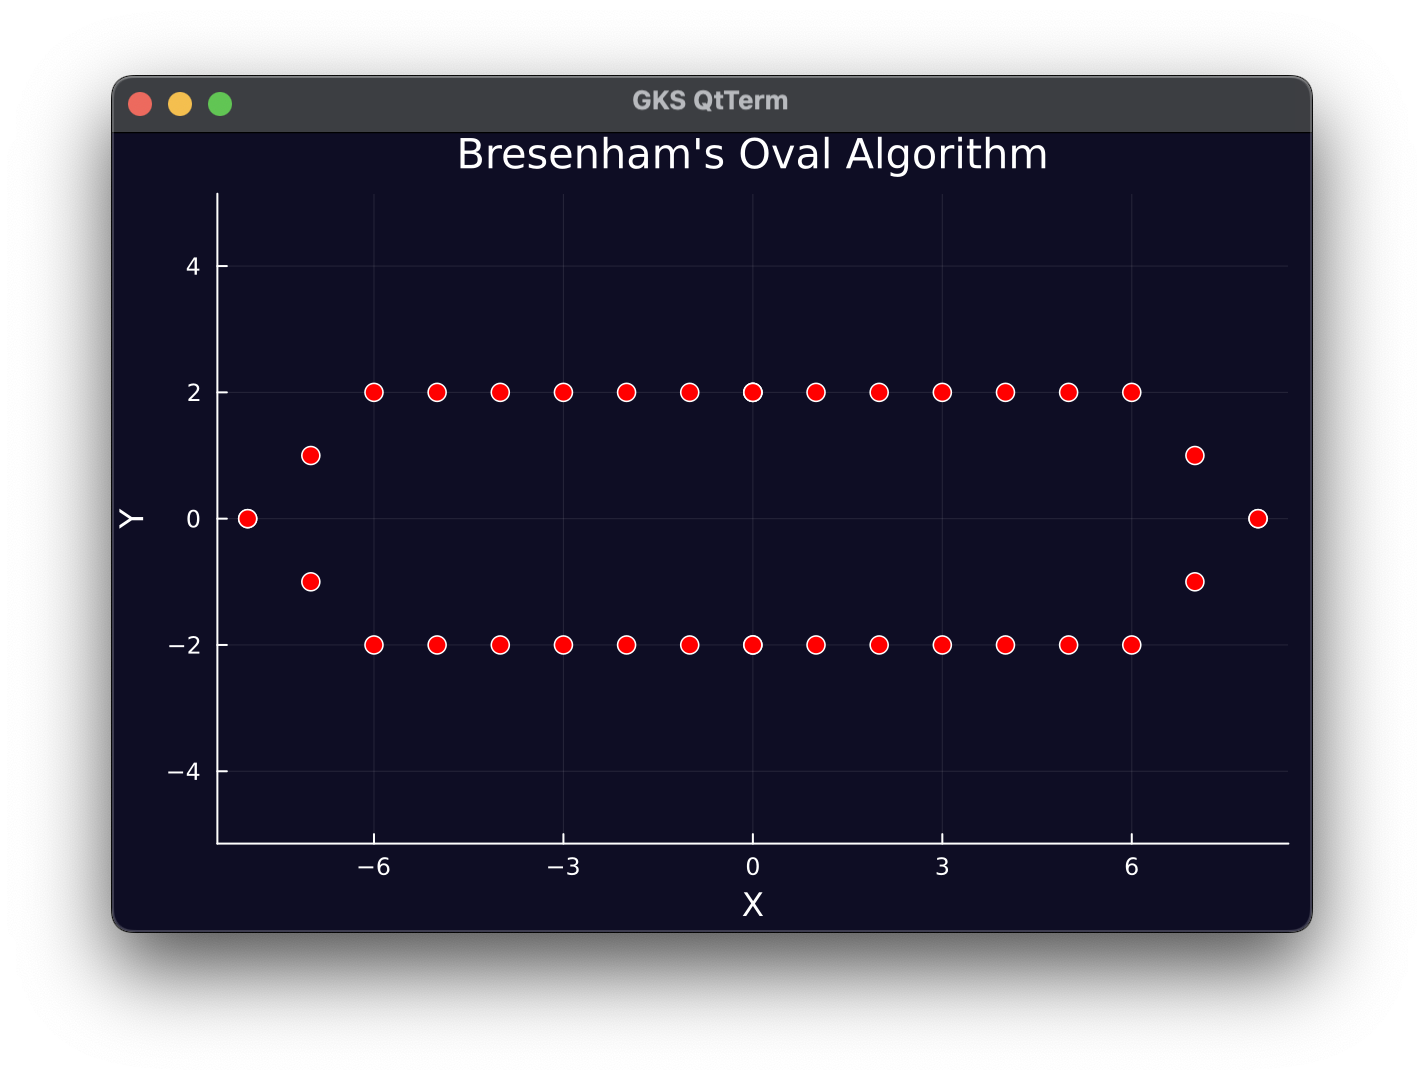

Generate this figure with Julia:
using Plots

function draw_oval(a, b)
    # Initialize variables
    x = 0
    y = b
    d = 4 * b^2 - a^2 * (4 * b - 1)

    # Store points of the oval
    points = [(x, y)]

    while b^2 * (x + 1) < a^2 * (y - 0.5)
        # Plot the points by symmetry
        append!(points, [(x, y), (x, -y), (-x, y), (-x, -y)])
        
        if d < 0
            d += 4 * b^2 * (2 * x + 3)
        else
            d += 4 * b^2 * (2 * x + 3) + a^2 * (-2 * y + 2)
            y -= 1
        end
        x += 1
    end

    while y >= 0
        # Plot the points by symmetry
        append!(points, [(x, y), (x, -y), (-x, y), (-x, -y)])
        
        if d < 0
            d += 4 * b^2 * (2 * x + 2) + a^2 * (-2 * y + 3)
            x += 1
        else
            d += a^2 * (-2 * y + 3)
        end
        y -= 1
    end

    return points
end

# Draw the oval
a = 10
b = 2
oval_points = draw_oval(a, b)
x_values = [point[1] for point in oval_points]
y_values = [point[2] for point in oval_points]

scatter(x_values, 
        y_values, 
        aspect_ratio=:equal,
        marker=:circle,
        markersize=5,
        color=:red, 
        background_color="#0E0D24", 
        title="Bresenham's Oval Algorithm", 
        xlabel="X", 
        ylabel="Y",
        legend=false)
